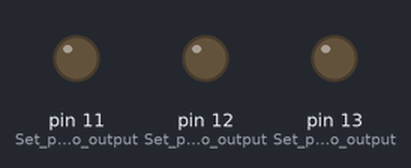
A sketch run on a simulated Arduino Uno, built with avr-gcc and run on an emulated ATmega328P. On the bench: output pins drawn as LEDs (lit = HIGH).

Above: at 0.05 s.
At 0.9 s:
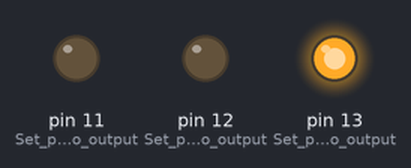
At 1.8 s:
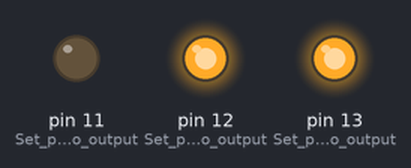
At 3.55 s:
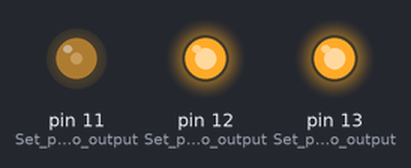
At 5.3 s:
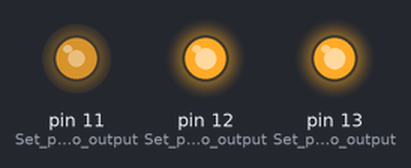
At 7.05 s:
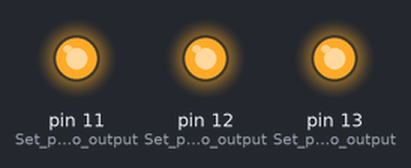
Timing chart, 0 to 9.2 s (numbered marks = the images above):
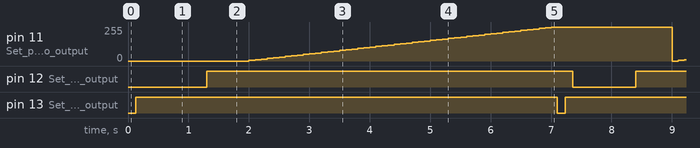

The sketch:

Air_Quality_LED.ino
```cpp
int b13 = 0;
int b12 = 0;
int b11 = 0;

void setup() {

  pinMode(13, OUTPUT);      // Set pin 13 to output, represents Beijing air quality
  pinMode(12, OUTPUT);      // Set pin 12 to output, represents Paris air quality
  pinMode(11, OUTPUT);      // Set pin 11 to output, represents Boston air quality

}


void loop() {
//Beijing
 for (b13 = 0; b13 <=255; b13 += 5)
 {
 analogWrite (13, b13);
 delay(5);
}
//Paris
for (b12 = 0; b12 <=200; b12 += 5)
{
 analogWrite (12, b12);
 delay(40);
}
//Boston
//Boston's air quality is good, so the LED lights up like breathing
for (b11 = 0; b11 <=255; b11 += 5)
{
  analogWrite (11, b11);
  delay(100);
}

}
```

Measured:
- by itself, pin 11 (Set_pin_11_to_output): ramps from 0/255 to 255/255 and jumps back, once every 7.1 s
- by itself, pin 12 (Set_pin_12_to_output): alternates HIGH for 6.1 s and LOW for 1.0 s
- by itself, pin 13 (Set_pin_13_to_output): alternates HIGH for 7.0 s and LOW for 0.13 s
